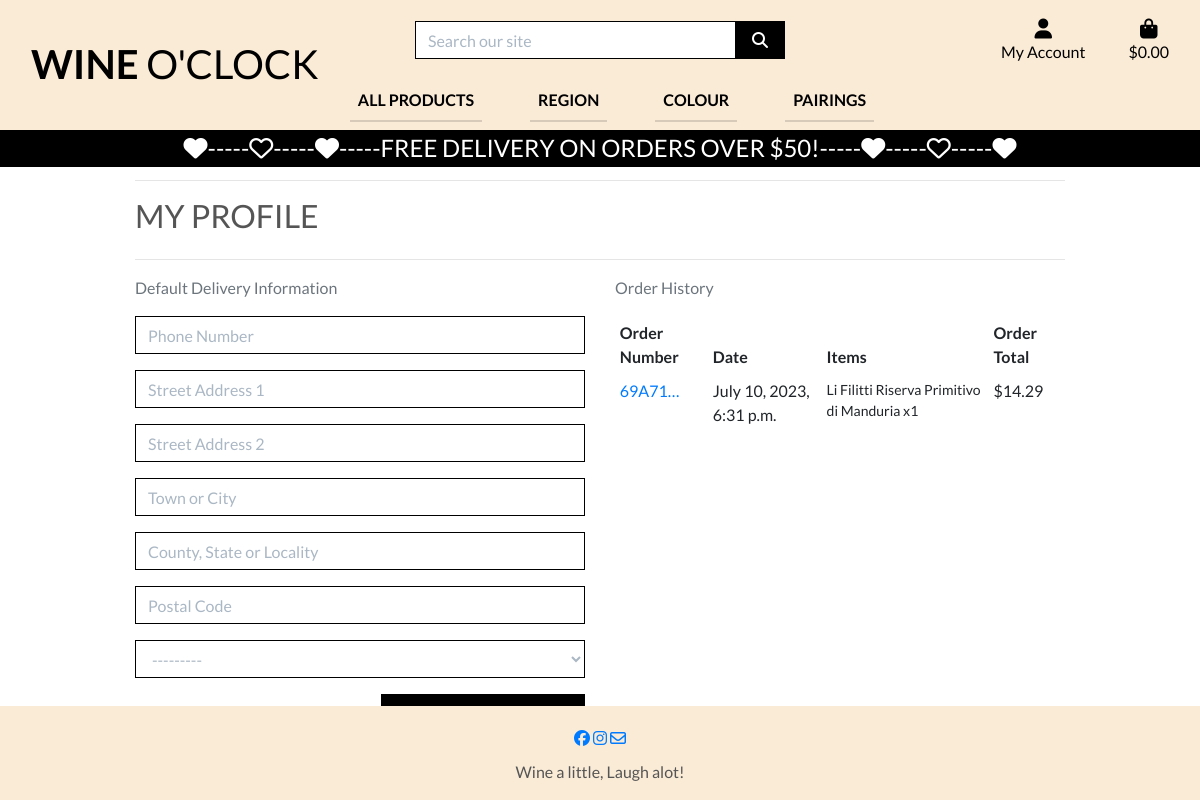
The app's page /profile/ (signed in) with its own data.
### profiles/models.py (models this page shows, shortened)
class UserProfile(models.Model):
    user = models.OneToOneField(User, on_delete=models.CASCADE)
    default_phone_number = models.CharField(max_length=20, null=True, blank=True)
    default_street_address1 = models.CharField(max_length=80, null=True, blank=True)
    default_street_address2 = models.CharField(max_length=80, null=True, blank=True)
    default_town_or_city = models.CharField(max_length=40, null=True, blank=True)
    default_county = models.CharField(max_length=80, null=True, blank=True)
    default_postcode = models.CharField(max_length=20, null=True, blank=True)
    default_country = CountryField(blank_label='Country', null=True, blank=True)

### checkout/models.py (models this page shows, shortened)
class Order(models.Model):
    order_number = models.CharField(max_length=32, null=False, editable=False)
    user_profile = models.ForeignKey(UserProfile, on_delete=models.SET_NULL,
                                     null=True, blank=True, related_name='orders')
    full_name = models.CharField(max_length=50, null=False, blank=False)
    email = models.EmailField(max_length=254, null=False, blank=False)
    phone_number = models.CharField(max_length=20, null=False, blank=False)
    country = CountryField(blank_label='Country *', null=False, blank=False)
    postcode = models.CharField(max_length=20, null=True, blank=True)
    town_or_city = models.CharField(max_length=40, null=False, blank=False)
    street_address1 = models.CharField(max_length=80, null=False, blank=False)
    street_address2 = models.CharField(max_length=80, null=True, blank=True)
    county = models.CharField(max_length=80, null=True, blank=True)
    date = models.DateTimeField(auto_now_add=True)
    delivery_cost = models.DecimalField(max_digits=6, decimal_places=2, null=False, default=0)
    order_total = models.DecimalField(max_digits=10, decimal_places=2, null=False, default=0)
    grand_total = models.DecimalField(max_digits=10, decimal_places=2, null=False, default=0)
    original_bag = models.TextField(null=False, blank=False, default='')
    stripe_pid = models.CharField(max_length=254, null=False, blank=False, default='')

class OrderLineItem(models.Model):
    order = models.ForeignKey(
        Order, null=False, blank=False, on_delete=models.CASCADE, related_name='lineitems')
    product = models.ForeignKey(
        Product, null=False, blank=False, on_delete=models.CASCADE)
    quantity = models.IntegerField(null=False, blank=False, default=0)
    lineitem_total = models.DecimalField(
        max_digits=6, decimal_places=2, null=False, blank=False, editable=False)

### products/models.py (models this page shows, shortened)
class Product(models.Model):
    category = models.ForeignKey(
        'Category', null=True, blank=True, on_delete=models.SET_NULL)
    sku = models.CharField(max_length=254, null=True, blank=True)
    name = models.CharField(max_length=254)
    description = models.TextField()
    price = models.DecimalField(max_digits=6, decimal_places=2)
    rating = models.DecimalField(
        max_digits=6, decimal_places=2, null=True, blank=True)
    likes = models.ManyToManyField(
        User, related_name='product_like', blank=True)
    image_url = models.URLField(max_length=1024, null=True, blank=True)
    image = models.ImageField(null=True, blank=True)

### profiles/views.py (the view)
# urls.py: path('', views.profile, name='profile'),
@login_required
def profile(request):
    profile = get_object_or_404(UserProfile, user=request.user)
    if request.method == 'POST':
        form = UserProfileForm(request.POST, instance=profile)
        if form.is_valid():
            form.save()
            messages.success(request, 'Profile updated successfully')
        else:
            messages.error(request, 'Update failed. Please ensure the form is valid.')
    else:
        form = UserProfileForm(instance=profile)
    orders = profile.orders.all()
    template = 'profiles/profile.html'
    context = {
        'form': form,
        'orders': orders,
        'on_profile_page': True
    }
    return render(request, template, context)

### profiles/forms.py
class UserProfileForm(forms.ModelForm):
    class Meta:
        model = UserProfile
        exclude = ('user',)
    def __init__(self, *args, **kwargs):
        super().__init__(*args, **kwargs)
        placeholders = {
            'default_phone_number': 'Phone Number',
            'default_postcode': 'Postal Code',
            'default_town_or_city': 'Town or City',
            'default_street_address1': 'Street Address 1',
            'default_street_address2': 'Street Address 2',
            'default_county': 'County, State or Locality',
        }
        self.fields['default_phone_number'].widget.attrs['autofocus'] = True
        for field in self.fields:
            if field != 'default_country':
                if self.fields[field].required:
                    placeholder = f'{placeholders[field]} *'
                else:
                    placeholder = placeholders[field]
                self.fields[field].widget.attrs['placeholder'] = placeholder
            self.fields[field].widget.attrs['class'] = 'border-black rounded-0 profile-form-input'
            self.fields[field].label = False

### bag/contexts.py (called while the page is built, shortened)
def bag_contents(request):
    bag_items = []
    total = 0
    product_count = 0
    bag = request.session.get('bag', {})
    if total < settings.FREE_DELIVERY_THRESHOLD:
        delivery = total * Decimal(settings.STANDARD_DELIVERY_PERCENTAGE / 100)
        free_delivery_delta = settings.FREE_DELIVERY_THRESHOLD - total
    else:
        delivery = 0
        free_delivery_delta = 0
    grand_total = delivery + total
    context = {
        'bag_items': bag_items,
        'total': total,
        'product_count': product_count,
        'delivery': delivery,
        'free_delivery_delta': free_delivery_delta,
        'free_delivery_threshold': settings.FREE_DELIVERY_THRESHOLD,
        'grand_total': grand_total,
    }
    return context

### profiles/templates/profiles/profile.html (shortened to what this page needs)
{% extends "base.html" %}
{% load static %}
{% block extra_css %}
    <link rel="stylesheet" href="{% static 'profiles/css/profile.css' %}">
{% endblock %}
{% block page_header %}
    <div class="container header-container">
    </div>
{% endblock %}
{% block content %}
    <div class="overlay"></div>
    <div class="container">
        <div class="row">
            <div class="col">
                <hr>
                <h2 class="logo-font mb-4">My Profile</h2>
                <hr>
            </div>
        </div>
        <div class="row">
            <div class="col-12 col-lg-6">
                <p class="text-muted">Default Delivery Information</p>
                <form class="mt-3" action="{% url 'profile' %}" method="POST" id="profile-update-form">
                    {{ form|crispy }}
                    <button class="btn btn-black rounded-0 text-uppercase float-right">Update Information</button>
                </form>
            </div>
            <div class="col-12 col-lg-6">
                <p class="text-muted">Order History</p>
                <div class="order-history table-responsive">
                    <table class="table table-sm table-borderless">
                        <thead>
                            <tr>
                                <th>Order Number</th>
                                <th>Date</th>
                                <th>Items</th>
                                <th>Order Total</th>
                            </tr>
                        </thead>
                        <tbody>
                            {% for order in orders %}
                                <tr>
                                    <td>
                                        <a href="{% url 'order_history' order.order_number %}"
                                        title="{{ order.order_number }}">
                                            {{ order.order_number|truncatechars:6 }}
                                        </a>
                                    </td>
                                    <td>{{ order.date }}</td>
                                    <td>
                                        <ul class="list-unstyled">
                                            {% for item in order.lineitems.all %}
                                                <li class="small">
                                                    {{ item.product.name }} x{{ item.quantity }}
                                                </li>
                                            {% endfor %}
                                        </ul>
                                    </td>
                                    <td>${{ order.grand_total }}</td>
                                </tr>
                            {% endfor %}
                        </tbody>
                    </table>
                </div>
            </div>
        </div>
{% endblock %}

### static/css/base.css (style rules this page uses)
html { height: 100%; }
body { background: url('/media/homepage_background_cropped.jpg') no-repeat center center fixed; background-size: cover; height: calc(100vh - 164px); position: relative; color: #555; font-family: 'Lato'; }
.logo-font { text-transform: uppercase; }
.btn-black { background: black; color: white; }
.border-black { border: 1px solid black !important; }
.overlay { height: 100%; width: 100%; top: 0; left: 0; position: fixed; background: white; z-index: -1; }
@media (min-width: 1200px) { .container { max-width: 80%; } }
@media (min-width: 992px) { .header-container { padding-top: 164px; } }

### profiles/static/profiles/css/profile.css (style rules this page uses)
.order-history { max-height: 416px; overflow-y: auto; }
#profile-update-form .form-control { color: #000; }
#profile-update-form input::placeholder { color: #aab7c4; }
#id_default_country, #id_default_country option:not(:first-child) { color: #000; }
#id_default_country option:first-child { color: #aab7c4; }

### records on screen
UserProfile: default_country "---------"
Order: order_number "69A71…", date "July 10, 2023, 6:31 p.m.", grand_total "14.29"
OrderLineItem: product.name "Li Filitti Riserva Primitivo di Manduria", quantity "1"

### other values on screen
{{ free_delivery_threshold }} "50"
